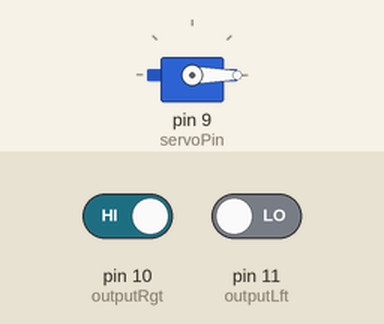
Simulated run of this sketch. Board: Arduino Uno, built with avr-gcc and run on an emulated ATmega328P. On the bench: servo. The test bench sets the inputs (shaded band); at power-on: pin 10 (outputRgt) HIGH, pin 11 (outputLft) LOW. What the sketch prints to the serial monitor is not drawn.

Above: at 1.2 s.
1.3 s: pin 10 (outputRgt) driven LOW
Timing chart, 0 to 4.3 s (numbered marks = the images above; inputs shaded):
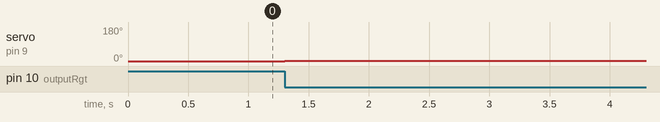

Measured:
- after the input at 1.3 s, servo on pin 9 (servoPin): 0° → 1° at once

The sketch:

ServoCalibration.ino
```cpp
//Short sketch to fine tune servo positions

#include <Servo.h>
#include <Rotary.h>

//Rotary Encoder
int outputRgt = 10;
int outputLft = 11;
float rotary = 0;
int rgtState;
int rgtLastState;
int lftState;
int lftLastState;

Servo servo;

float servoPin = 9;

void setup() {
  //begin serial
  Serial.begin(9600);
//rotary setup
pinMode(outputRgt, INPUT);
pinMode(outputLft, INPUT);

rgtLastState = digitalRead(outputRgt);

  servo.attach(servoPin);
  servo.write(0);

}
void loop() {

rgtState = digitalRead(outputRgt);
if(rgtState != rgtLastState) {
  if(digitalRead(outputLft) != rgtState) {
    rotary--;
    }
    else {
      rotary++;
      }
      Serial.print("Rotary:");
      Serial.println(rotary);
      servo.write(rotary);

  }
  rgtLastState = rgtState;

  }
```
